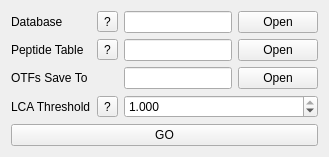
             <widget class="QWidget" name="tab_17">
              <attribute name="title">
               <string>MAG</string>
              </attribute>
              <layout class="QGridLayout" name="gridLayout_42">
               <item row="1" column="2">
                <widget class="QLineEdit" name="lineEdit_final_peptide_path"/>
               </item>
               <item row="0" column="1">
                <widget class="QToolButton" name="toolButton_db_path_help">
                 <property name="text">
                  <string>?</string>
                 </property>
                </widget>
               </item>
               <item row="2" column="2">
                <widget class="QLineEdit" name="lineEdit_peptide2taxafunc_outpath"/>
               </item>
               <item row="0" column="0">
                <widget class="QLabel" name="label_5">
                 <property name="text">
                  <string>Database</string>
                 </property>
                </widget>
               </item>
               <item row="3" column="0">
                <widget class="QLabel" name="label_8">
                 <property name="text">
                  <string>LCA Threshold</string>
                 </property>
                </widget>
               </item>
               <item row="0" column="3">
                <widget class="QPushButton" name="pushButton_get_db_path">
                 <property name="text">
                  <string>Open</string>
                 </property>
                </widget>
               </item>
               <item row="3" column="1">
                <widget class="QToolButton" name="toolButton_lca_threshould_help">
                 <property name="text">
                  <string>?</string>
                 </property>
                </widget>
               </item>
               <item row="1" column="0">
                <widget class="QLabel" name="label_6">
                 <property name="text">
                  <string>Peptide Table</string>
                 </property>
                </widget>
               </item>
               <item row="1" column="3">
                <widget class="QPushButton" name="pushButton_get_final_peptide_path">
                 <property name="text">
                  <string>Open</string>
                 </property>
                </widget>
               </item>
               <item row="1" column="1">
                <widget class="QToolButton" name="toolButton__final_peptide_help">
                 <property name="text">
                  <string>?</string>
                 </property>
                </widget>
               </item>
               <item row="0" column="2">
                <widget class="QLineEdit" name="lineEdit_db_path"/>
               </item>
               <item row="2" column="3">
                <widget class="QPushButton" name="pushButton_get_taxafunc_save_path">
                 <property name="text">
                  <string>Open</string>
                 </property>
                </widget>
               </item>
               <item row="3" column="2" colspan="2">
                <widget class="QDoubleSpinBox" name="doubleSpinBox_LCA_threshold">
                 <property name="decimals">
                  <number>3</number>
                 </property>
                 <property name="maximum">
                  <double>1.000000000000000</double>
                 </property>
                 <property name="singleStep">
                  <double>0.050000000000000</double>
                 </property>
                 <property name="value">
                  <double>1.000000000000000</double>
                 </property>
                </widget>
               </item>
               <item row="2" column="0">
                <widget class="QLabel" name="label_7">
                 <property name="text">
                  <string>OTFs Save To</string>
                 </property>
                </widget>
               </item>
               <item row="4" column="0" colspan="4">
                <widget class="QPushButton" name="pushButton_run_peptide2taxafunc">
                 <property name="text">
                  <string>GO</string>
                 </property>
                </widget>
               </item>
              </layout>
             </widget>
